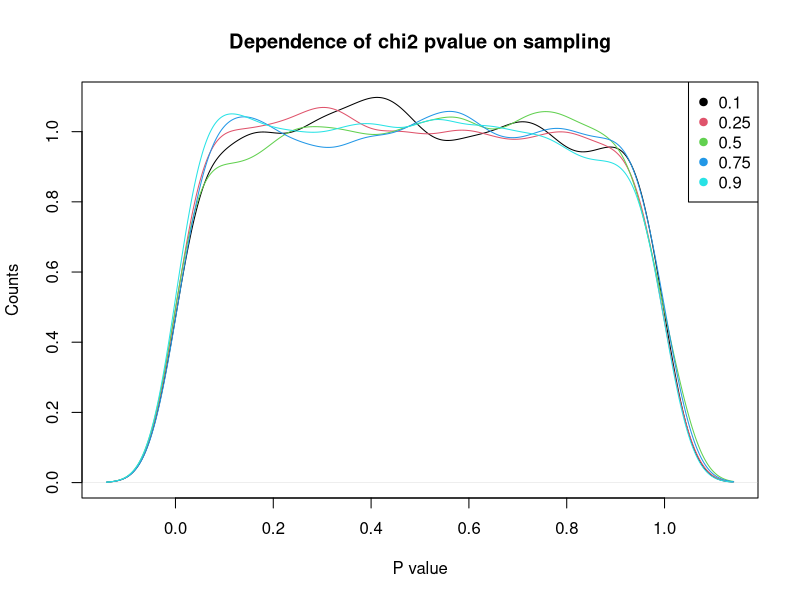

Write the R code that produced this figure.
## we have two populations the first contains 10000 individuals and the second 100000.
p1 <- 0.2
p2 <- 0.2
N1 <- 10000
N2 <- 100000

## generate two populations
pop1 <- sample(c(0,1), size=N1, replace=TRUE, prob=c(p1, 1-p1))
pop2 <- sample(c(0,1), size=N2, replace=TRUE, prob=c(p2, 1-p2))


##k <- 2000
##p <- (1:(k-1))/k
##p
## p represents the percentage of the first population in the sample
p  <- c(0.1, ## fair sampling according to the popsize
        0.25,
        0.5,
        0.75,
        0.9)

replications <- 5000
pvalues <- matrix(NA, nrow=length(p), ncol=replications)
samplesize=800
for(i in 1:length(p)){
    ## sample size per population
    n1 <- samplesize*p[i]
    n2 <- samplesize*(1-p[i])
    ## get a sample
    for(j in 1:replications){
        sample1 <- sample(pop1, n1)
        sample2 <- sample(pop2, n2)
        ## count the 0s and 1s
        count1 <- table(factor(sample1, levels=c(0,1)))
        count2 <- table(factor(sample2, levels=c(0,1)))
        ## construct the matrix for the chi2
        mat <- matrix(c(count1, count2), nrow=2)
        xx <- chisq.test(mat, correct=FALSE)$p.value
        pvalues[i,j] <- xx
    }
}

maxden <- max(apply(pvalues, 1, function(x){ max(density(x)$y) }))
pdf("densities_chiSquare_equal.pdf")
plot(density(pvalues[1,]), xlab = "P value", ylab="Counts", type='l', col=1, ylim = c(0, maxden), main="Dependence of chi2 pvalue on sampling")
for(i in 2:length(p)){
    points(density(pvalues[i,]), type='l', col=i)
}
legend("topright", legend=p, pch=19, col=1:length(p))
dev.off()
    
